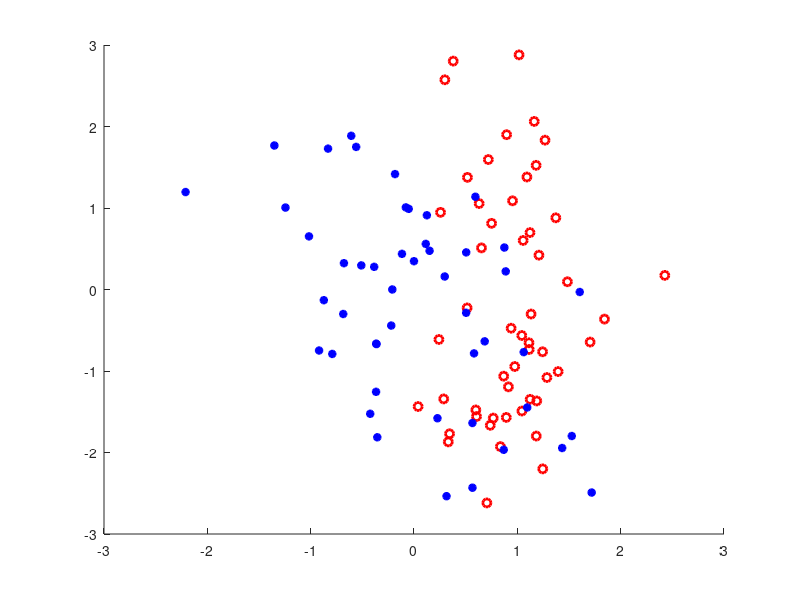

MATLAB code to generate this figure: (Note: this script raises an error after producing the figure.)
function [] = testSVM()
	close all;
	rmpath('/home/adamiaonr/Dropbox/Workbench/PhD/machine learning/homework/HW4/SVMs/libsvm-mat-2.91-1');
	addpath ('/home/adamiaonr/Dropbox/Workbench/PhD/machine learning/homework/HW4/SVMs/libsvm-mat-2.91-1');
	data = dlmread('classification.txt', ' ');
	data = data(1:100,:); %CHANGE HERE 
	size(data)
	trainSetClass = data(:,end);
	trainSetFeatures = data(:,1:end-1);
	
	figure;
	hold on;
	idx = find (trainSetClass == 0);
	plot (trainSetFeatures(idx,1),trainSetFeatures(idx,2),  'or', 'LineWidth', 2);
	idx = find (trainSetClass == 1);
	plot (trainSetFeatures(idx,1),trainSetFeatures(idx,2),  '*b', 'LineWidth', 2);
	hold off;

	figure;
	x1 = -2.5:0.01:2.5;
	x2 = -2.5:0.01:2.5;
	
	[x11,x22] = meshgrid(x1, x2);
	test_data_X = [x11(:) x22(:)];
	testSetClass = ones(size(test_data_X,1), 1); %libSVM needs but does not really uses 
	
	Cvalue = 10;
	configStr = sprintf('-s 0 -t 1 -d 2 -r 1 -g 1 -c %d', Cvalue);
	%net = svmtrain(trainSetClass, trainSetFeatures, configStr);	
	%[test_data_Y, accuracy] = svmpredict (testSetClass, test_data_X, net);
	test_data_Y = basicSVM (trainSetFeatures, trainSetClass, test_data_X, Cvalue);
    
	x1x2out = reshape(test_data_Y, [length(x1) length(x2)]);
	hold on;
    contour(x11, x22, x1x2out, [-0.99 -0.99], 'b-'); %margin
	contour(x11, x22, x1x2out, [0 0], 'k-');	%boundary	
    contour(x11, x22, x1x2out, [0.99 0.99], 'g-'); 	%margin
	hold off;
	
	figure
	hold on;
	idx = find (test_data_Y == 0);
	plot (test_data_X(idx,1), test_data_X(idx,2),  'or', 'LineWidth', 1);
	idx = find (test_data_Y == 1);
	plot (test_data_X(idx,1), test_data_X(idx,2),  '*b', 'LineWidth', 1);	
	hold off;	

return